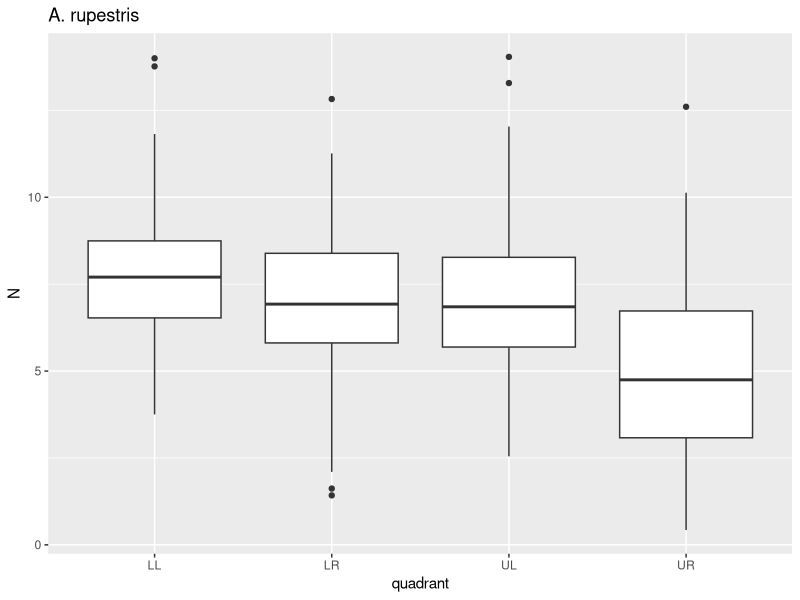
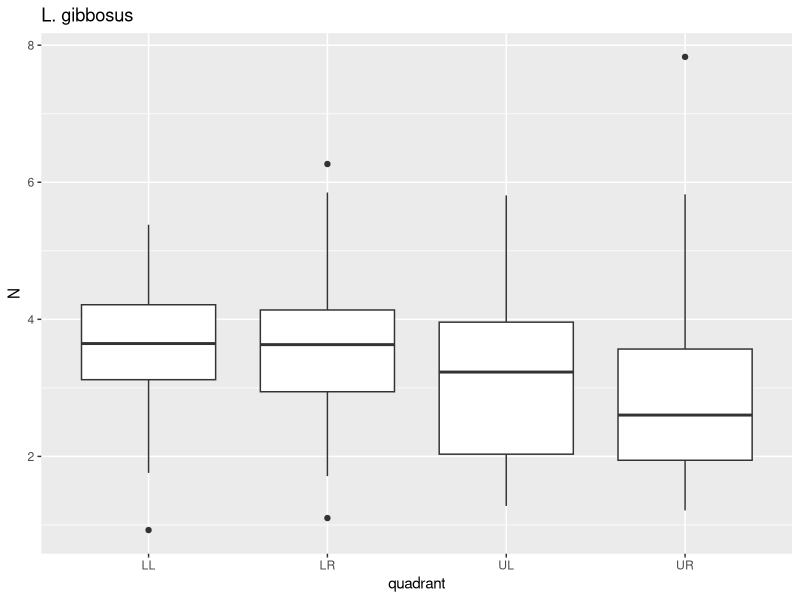
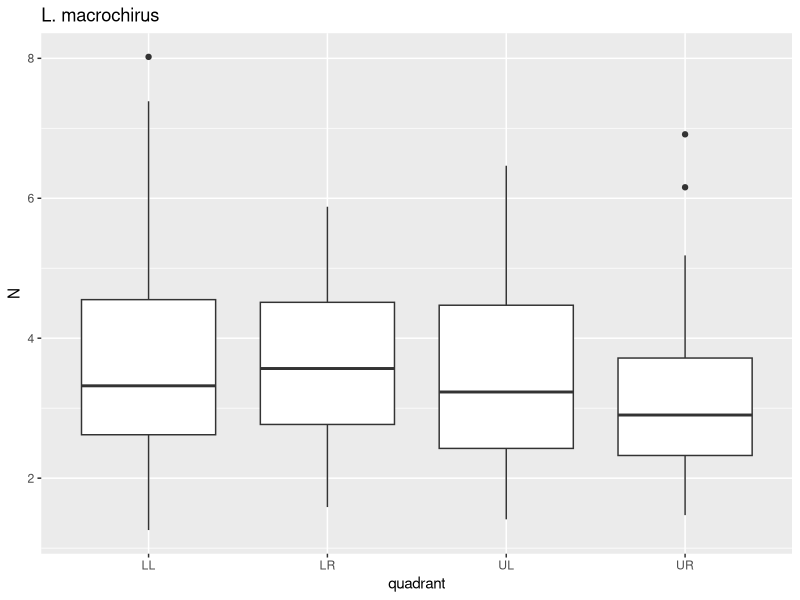
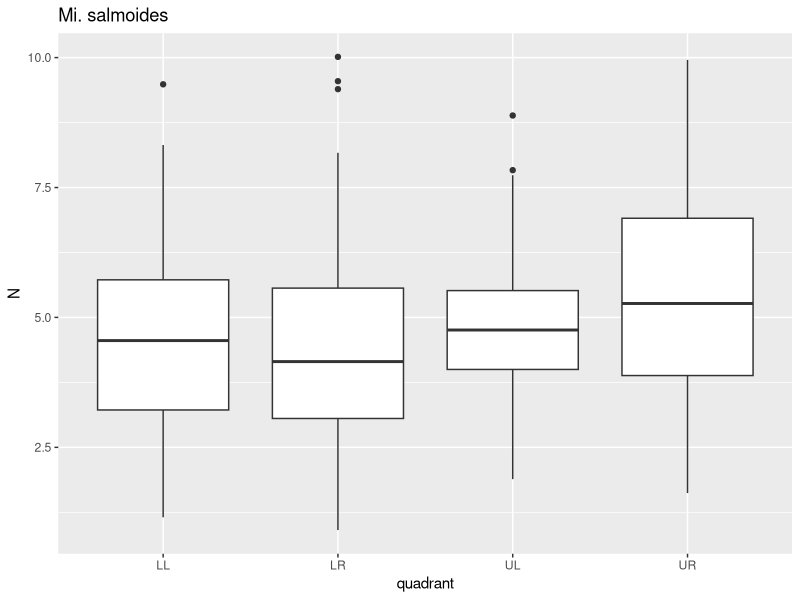
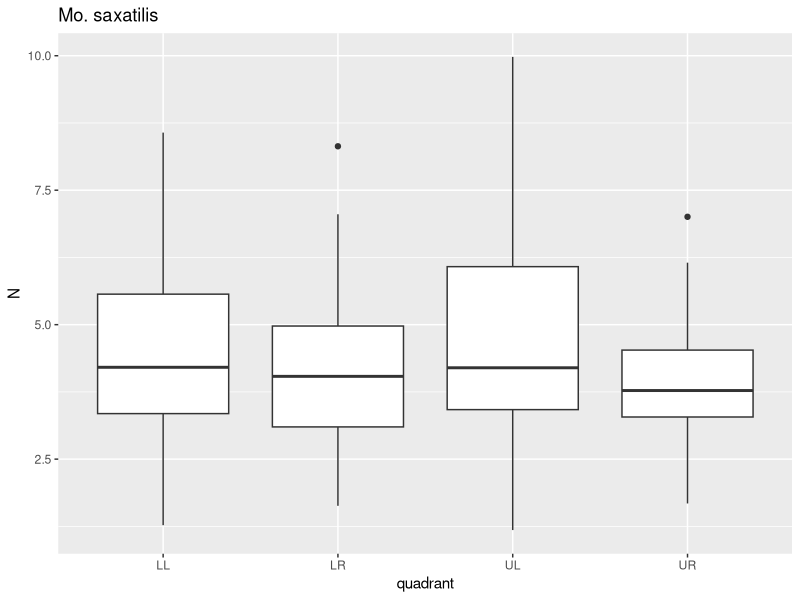
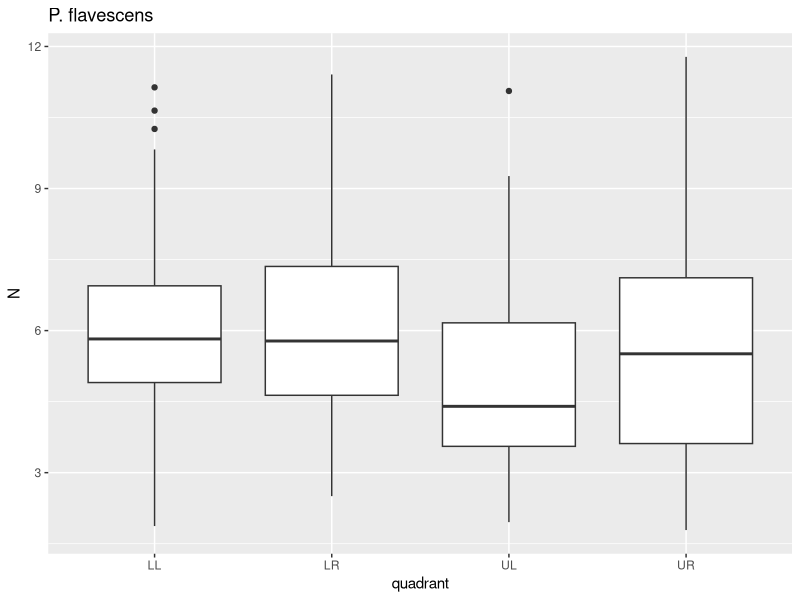

The R script that drew these images, in order:
#install.packages(c("ggplot2", "tidyverse"))
library(ggplot2)
library(tidyverse)
setwd("C:/Users/cjboo/Desktop/R-Programs/Module-1/Module-1-Project")

# A dat variable containing the scales dataset.
dat <- read.csv("scales.csv")
head(dat)

# A line of code which reports the class of each column in the dataset.
sapply(dat,class)

dat$species <- as.factor(dat$species)
species <- levels(dat$species)
species

# A line of code which reports the dimensions of the dataset.
length(species)

# Code that produces a summary of the number of scales punctured for each species.
species.n<- dat %>%
  group_by(species) %>%
  summarise(n = n())
species.n

# Code that produces a summary of the number of specimens sampled for each species.
dat %>% 
  count(species,specimen) %>%
  print() %>%
  count(species,name = "n.specimens")

# Code that produces a PDF file containing 6 figures, one for each species that includes a boxplot of puncture force verus quadrant.
pdf("Conor_Booth_species_quadrant.pdf")
for(i in species){
  p <- dat %>%
    filter(species==i)%>%
    ggplot()+geom_boxplot(aes(x=quadrant,y=N))+ggtitle(i)
  print(p)
}
dev.off()
list.files(pattern=".pdf")
